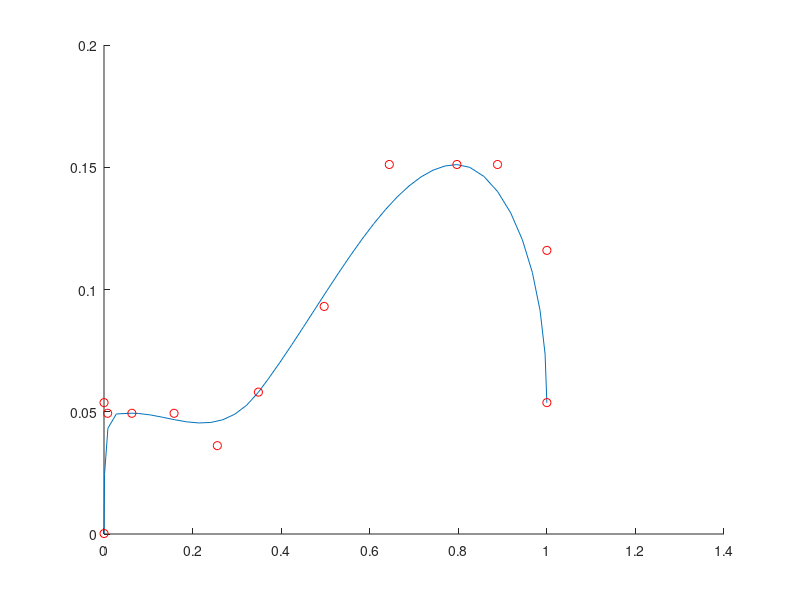

The MATLAB source for this figure:
clear all
close all

x = [1 ; 
0.9999815225601196 ; 
0.9999263286590576 ; 
0.9998347759246826 ; 
0.9997071623802185 ; 
0.9995437860488892 ; 
0.9993449449539185 ; 
0.9991110563278198 ; 
0.9988424181938171 ; 
0.9985393285751343 ; 
0.9982020854949951 ; 
0.9978310465812683 ; 
0.9974265694618225 ; 
0.9969888925552368 ; 
0.9965184330940247 ; 
0.9960154891014099 ; 
0.9954802989959717 ; 
0.9949133396148682 ; 
0.9943147897720337 ; 
0.9936850666999817 ; 
0.993024468421936 ; 
0.9923332929611206 ; 
0.991611897945404 ; 
0.990860641002655 ; 
0.9900797605514526 ; 
0.9892696142196655 ; 
0.9884305596351624 ; 
0.9875628352165222 ; 
0.9866669178009033 ; 
0.98574298620224 ; 
0.9847913980484009 ; 
0.9838125109672546 ; 
0.9828066825866699 ; 
0.9817741513252258 ; 
0.980715274810791 ; 
0.9796304106712341 ; 
0.978519856929779 ; 
0.9773839116096497 ; 
0.9762229323387146 ; 
0.9750372171401978 ; 
0.9738271236419678 ; 
0.9725929498672485 ; 
0.9713350534439087 ; 
0.9700537323951721 ; 
0.9687492847442627 ; 
0.9674221277236938 ; 
0.9660724401473999 ; 
0.9647006988525391 ; 
0.9633071422576904 ; 
0.9618920683860779 ; 
0.9604558944702148 ; 
0.9589988589286804 ; 
0.9575213193893433 ; 
0.956023633480072 ; 
0.9545060396194458 ; 
0.952968955039978 ; 
0.9514126777648926 ; 
0.9498374462127686 ; 
0.9482437372207642 ; 
0.9466317296028137 ; 
0.9450019001960754 ; 
0.9433544278144836 ; 
0.941689670085907 ; 
0.9400079846382141 ; 
0.9383097290992737 ; 
0.9365951418876648 ; 
0.9348646402359009 ; 
0.933118462562561 ; 
0.9313569664955139 ; 
0.9295805096626282 ; 
0.9277893900871277 ; 
0.9259838461875916 ; 
0.924164354801178 ; 
0.9223311543464661 ; 
0.9204846024513245 ; 
0.918624997138977 ; 
0.9167526364326477 ; 
0.9148679375648499 ; 
0.9129711389541626 ; 
0.9110625386238098 ; 
0.9091425538063049 ; 
0.9072114825248718 ; 
0.9052696228027344 ; 
0.9033173322677612 ; 
0.9013549089431763 ; 
0.8993826508522034 ; 
0.8974009156227112 ; 
0.8954100608825684 ; 
0.8934103846549988 ; 
0.8914021253585815 ; 
0.8893857598304749 ; 
0.8873615264892578 ; 
0.8853297233581543 ; 
0.883290708065033 ; 
0.8812448382377625 ; 
0.8791924118995667 ; 
0.8771337270736694 ; 
0.8750691413879395 ; 
0.8729989528656006 ; 
0.8709235191345215 ; 
0.868843138217926 ; 
0.8667581081390381 ; 
0.8646688461303711 ; 
0.8625755906105042 ; 
0.8604786992073059 ; 
0.8583784699440002 ; 
0.8562752604484558 ; 
0.8541693687438965 ; 
0.8520611524581909 ; 
0.849950909614563 ; 
0.8478389382362366 ; 
0.8457255959510803 ; 
0.8436112403869629 ; 
0.8414961695671082 ; 
0.83938068151474 ; 
0.8372650742530823 ; 
0.8351497650146484 ; 
0.8330349922180176 ; 
0.8309211730957031 ; 
0.8288084864616394 ; 
0.8266974091529846 ; 
0.8245881795883179 ; 
0.8224811553955078 ; 
0.8203766345977783 ; 
0.818274974822998 ; 
0.8161764740943909 ; 
0.8140814900398254 ; 
0.8119902610778809 ; 
0.8099032044410706 ; 
0.8078206181526184 ; 
0.8057428002357483 ; 
0.8036701083183289 ; 
0.801602840423584 ; 
0.7995413541793823 ; 
0.7974859476089478 ; 
0.7968000173568726 ; 0.7936785817146301 ; 
0.7905586957931519 ; 
0.7874403595924377 ; 
0.784323513507843 ; 
0.7812082171440125 ; 
0.7780944108963013 ; 
0.7749820351600647 ; 
0.7718712091445923 ; 
0.7687617540359497 ; 
0.7656537890434265 ; 
0.7625472545623779 ; 
0.7594420909881592 ; 
0.756338357925415 ; 
0.7532360553741455 ; 
0.750135064125061 ; 
0.7470354437828064 ; 
0.7439371943473816 ; 
0.7408402562141418 ; 
0.7377446293830872 ; 
0.7346503734588623 ; 
0.7315573692321777 ; 
0.7284656167030334 ; 
0.7253751158714294 ; 
0.7222859263420105 ; 
0.7191979289054871 ; 
0.7161111831665039 ; 
0.7130256295204163 ; 
0.7099413275718689 ; 
0.7068581581115723 ; 
0.7037761807441711 ; 
0.7006953358650208 ; 
0.6976156830787659 ; 
0.6945371031761169 ; 
0.6914596557617188 ; 
0.6883833408355713 ; 
0.6853080987930298 ; 
0.6822339296340942 ; 
0.6791608333587646 ; 
0.6760887503623962 ; 
0.6730177402496338 ; 
0.6699477434158325 ; 
0.6668787598609924 ; 
0.6638107299804688 ; 
0.6607437133789062 ; 
0.6576777100563049 ; 
0.6546126008033752 ; 
0.651548445224762 ; 
0.6484852433204651 ; 
0.6454229354858398 ; 
0.6423615217208862 ; 
0.6393010020256042 ; 
0.6362413763999939 ; 
0.6331825852394104 ; 
0.6301246285438538 ; 
0.627067506313324 ; 
0.624011218547821 ; 
0.620955765247345 ; 
0.617901086807251 ; 
0.6148471832275391 ; 
0.6117940545082092 ; 
0.6087416410446167 ; 
0.6056900024414062 ; 
0.6026390790939331 ; 
0.5995888710021973 ; 
0.596539318561554 ; 
0.593490481376648 ; 
0.5904423594474792 ; 
0.5873948335647583 ; 
0.5843479633331299 ; 
0.581301748752594 ; 
0.5782561302185059 ; 
0.5752111077308655 ; 
0.5721666812896729 ; 
0.569122850894928 ; 
0.5660795569419861 ; 
0.5630368590354919 ; 
0.559994637966156 ; 
0.556952953338623 ; 
0.5539118051528931 ; 
0.5508711338043213 ; 
0.5478309392929077 ; 
0.5447912216186523 ; 
0.5417519807815552 ; 
0.5387131571769714 ; 
0.5356747508049011 ; 
0.5326367616653442 ; 
0.5295991897583008 ; 
0.526561975479126 ; 
0.5235251784324646 ; 
0.5204886794090271 ; 
0.517452597618103 ; 
0.5144168138504028 ; 
0.5113813281059265 ; 
0.5083461999893188 ; 
0.5053113102912903 ; 
0.5022767186164856 ; 
0.4992424249649048 ; 
0.4962083697319031 ; 
0.4931745231151581 ; 
0.4901409447193146 ; 
0.4871075451374054 ; 
0.48407435417175293 ; 
0.4810413420200348 ; 
0.478008508682251 ; 
0.4749758243560791 ; 
0.47194328904151917 ; 
0.4689108729362488 ; 
0.46587857604026794 ; 
0.46284639835357666 ; 
0.45981431007385254 ; 
0.4567822813987732 ; 
0.453750342130661 ; 
0.4507184326648712 ; 
0.4476865530014038 ; 
0.4446547031402588 ; 
0.44162285327911377 ; 
0.43859103322029114 ; 
0.43555915355682373 ; 
0.4325272738933563 ; 
0.42949533462524414 ; 
0.4264633357524872 ; 
0.42343124747276306 ; 
0.42039909958839417 ; 
0.4173668324947357 ; 
0.4143344759941101 ; 
0.41130197048187256 ; 
0.40826934576034546 ; 
0.40523654222488403 ; 
0.40220358967781067 ; 
0.399170458316803 ; 
0.3961371183395386 ; 
0.39310359954833984 ; 
0.390069842338562 ; 
0.3870358467102051 ; 
0.38400158286094666 ; 
0.38096708059310913 ; 
0.3779323101043701 ; 
0.3748972415924072 ; 
0.37186187505722046 ; 
0.3688262104988098 ; 
0.3657901883125305 ; 
0.36275383830070496 ; 
0.35971713066101074 ; 
0.3566800355911255 ; 
0.3536425828933716 ; 
0.35060471296310425 ; 
0.34869998693466187 ; 0.3440813422203064 ; 
0.3394548296928406 ; 
0.33482062816619873 ; 
0.3301789462566376 ; 
0.3255299925804138 ; 
0.3208739459514618 ; 
0.3162110447883606 ; 
0.31154143810272217 ; 
0.3068653643131256 ; 
0.30218297243118286 ; 
0.2974945306777954 ; 
0.2928001880645752 ; 
0.2881001830101013 ; 
0.2833946943283081 ; 
0.2786839008331299 ; 
0.27396804094314575 ; 
0.26924726366996765 ; 
0.26452183723449707 ; 
0.25979188084602356 ; 
0.2550576627254486 ; 
0.25031936168670654 ; 
0.24557717144489288 ; 
0.24083128571510315 ; 
0.23608191311359406 ; 
0.23132924735546112 ; 
0.22657348215579987 ; 
0.2218148410320282 ; 
0.21705350279808044 ; 
0.21228967607021332 ; 
0.20752353966236115 ; 
0.20275533199310303 ; 
0.1979852169752121 ; 
0.19321340322494507 ; 
0.18844009935855865 ; 
0.18366549909114838 ; 
0.17888981103897095 ; 
0.1741132140159607 ; 
0.16933593153953552 ; 
0.16455814242362976 ; 
0.15978007018566132 ; 
0.15500187873840332 ; 
0.15022379159927368 ; 
0.1454460173845291 ; 
0.14066873490810394 ; 
0.13589215278625488 ; 
0.13111646473407745 ; 
0.12634187936782837 ; 
0.12156859040260315 ; 
0.11679679900407791 ; 
0.11202669888734818 ; 
0.10725849866867065 ; 
0.10249239951372147 ; 
0.09772858768701553 ; 
0.09296727180480957 ; 
0.0882086530327797 ; 
0.08345292508602142 ; 
0.07870028913021088 ; 
0.07395093888044357 ; 
0.06920509040355682 ; 
0.06446292996406555 ; 
0.06289999932050705 ; 0.06014522537589073 ; 
0.057470425963401794 ; 
0.05487446486949921 ; 
0.05235619843006134 ; 
0.049914490431547165 ; 
0.047548189759254456 ; 
0.04525616392493248 ; 
0.04303726181387901 ; 
0.04089035093784332 ; 
0.03881428763270378 ; 
0.03680792823433876 ; 
0.03487012907862663 ; 
0.03299975395202637 ; 
0.031195659190416336 ; 
0.02945670112967491 ; 
0.027781739830970764 ; 
0.026169635355472565 ; 
0.024619242176413536 ; 
0.023129422217607498 ; 
0.021699033677577972 ; 
0.02032693289220333 ; 
0.019011979922652245 ; 
0.017753032967448235 ; 
0.016548950225114822 ; 
0.01539858989417553 ; 
0.014300811104476452 ; 
0.013254471123218536 ; 
0.012258430011570454 ; 
0.01131154503673315 ; 
0.010412675328552723 ; 
0.009560678154230118 ; 
0.008754412643611431 ; 
0.007992737926542759 ; 
0.007274512201547623 ; 
0.006598592735826969 ; 
0.005963839590549469 ; 
0.005369109567254782 ; 
0.004813262261450291 ; 
0.004295155871659517 ; 
0.0038136488292366266 ; 
0.00336759933270514 ; 
0.002955865813419223 ; 
0.002577307168394327 ; 
0.002230781363323331 ; 
0.0019151469459757209 ; 
0.001629262580536306 ; 
0.0013719863491132855 ; 
0.0011421770323067904 ; 
0.0009386928286403418 ; 
0.0007603922858834267 ; 
0.0006061337771825492 ; 
0.000474775762995705 ; 
0.00036517673288471997 ; 
0.0002761950599960983 ; 
0.00020668920478783548 ; 
0.00015551759861409664 ; 
0.00012153868010500446 ; 
0.00010361089516663924 ; 
0.00009999999747378752 ];

y = [0.3555000126361847 ; 
0.3646688163280487 ; 
0.3737777769565582 ; 
0.3828267455101013 ; 
0.3918156325817108 ; 
0.4007442891597748 ; 
0.4096125662326813 ; 
0.41842031478881836 ; 
0.42716747522354126 ; 
0.43585386872291565 ; 
0.444479376077652 ; 
0.4530438482761383 ; 
0.46154719591140747 ; 
0.46998924016952515 ; 
0.47836989164352417 ; 
0.4866890013217926 ; 
0.4949464201927185 ; 
0.5031420588493347 ; 
0.5112757682800293 ; 
0.5193473696708679 ; 
0.5273568034172058 ; 
0.5353039503097534 ; 
0.5431885719299316 ; 
0.5510106682777405 ; 
0.5587700605392456 ; 
0.5664665699005127 ; 
0.5741000771522522 ; 
0.5816705226898193 ; 
0.5891777276992798 ; 
0.596621572971344 ; 
0.6040018796920776 ; 
0.6113185882568359 ; 
0.6185715198516846 ; 
0.6257606148719788 ; 
0.6328856348991394 ; 
0.6399465203285217 ; 
0.6469431519508362 ; 
0.6538753509521484 ; 
0.660742998123169 ; 
0.6675459742546082 ; 
0.6742841601371765 ; 
0.6809573769569397 ; 
0.6875655651092529 ; 
0.6941086053848267 ; 
0.7005862593650818 ; 
0.7069984674453735 ; 
0.7133451104164124 ; 
0.7196260094642639 ; 
0.7258411049842834 ; 
0.7319902181625366 ; 
0.7380731701850891 ; 
0.7440899610519409 ; 
0.7500402927398682 ; 
0.7559242248535156 ; 
0.7617414593696594 ; 
0.7674919366836548 ; 
0.7731755971908569 ; 
0.778792142868042 ; 
0.7843416333198547 ; 
0.7898237705230713 ; 
0.7952385544776917 ; 
0.8005857467651367 ; 
0.8058652877807617 ; 
0.8110769987106323 ; 
0.8162208199501038 ; 
0.8212965726852417 ; 
0.8263040781021118 ; 
0.8312433362007141 ; 
0.8361141085624695 ; 
0.8409162759780884 ; 
0.845649778842926 ; 
0.8503143787384033 ; 
0.8549100160598755 ; 
0.859436571598053 ; 
0.8638938665390015 ; 
0.8682818412780762 ; 
0.872600257396698 ; 
0.8768490552902222 ; 
0.8810281157493591 ; 
0.8851372599601746 ; 
0.8891764283180237 ; 
0.8931454420089722 ; 
0.8970441222190857 ; 
0.9008724689483643 ; 
0.904630184173584 ; 
0.9083173274993896 ; 
0.9119336009025574 ; 
0.9154789447784424 ; 
0.9189532399177551 ; 
0.922356367111206 ; 
0.9256881475448608 ; 
0.9289484620094299 ; 
0.9321371912956238 ; 
0.9352542161941528 ; 
0.9382993578910828 ; 
0.9412725567817688 ; 
0.9441736936569214 ; 
0.9470025300979614 ; 
0.9497590065002441 ; 
0.95244300365448 ; 
0.9550544023513794 ; 
0.9575929641723633 ; 
0.9600586891174316 ; 
0.9624513983726501 ; 
0.9647709727287292 ; 
0.9670172333717346 ; 
0.9691900610923767 ; 
0.9712893962860107 ; 
0.9733150601387024 ; 
0.9752668738365173 ; 
0.9771447777748108 ; 
0.9789486527442932 ; 
0.9806782603263855 ; 
0.9823336005210876 ; 
0.9839144945144653 ; 
0.9854207634925842 ; 
0.9868523478507996 ; 
0.988209068775177 ; 
0.989490807056427 ; 
0.99069744348526 ; 
0.9918288588523865 ; 
0.9928849339485168 ; 
0.9938654899597168 ; 
0.9947704076766968 ; 
0.9955995082855225 ; 
0.9963527917861938 ; 
0.9970300793647766 ; 
0.9976311326026917 ; 
0.998155951499939 ; 
0.9986043572425842 ; 
0.9989762306213379 ; 
0.9992714524269104 ; 
0.9994898438453674 ; 
0.9996312856674194 ; 
0.9996956586837769 ; 
0.9997000098228455 ; 0.9996466040611267 ; 
0.999487042427063 ; 
0.9992223381996155 ; 
0.9988535642623901 ; 
0.9983816742897034 ; 
0.9978077411651611 ; 
0.9971327781677246 ; 
0.996357798576355 ; 
0.9954838156700134 ; 
0.9945118427276611 ; 
0.9934428930282593 ; 
0.992277979850769 ; 
0.9910182356834412 ; 
0.9896644949913025 ; 
0.9882179498672485 ; 
0.9866794943809509 ; 
0.9850502610206604 ; 
0.9833311438560486 ; 
0.9815232753753662 ; 
0.9796276688575745 ; 
0.977645218372345 ; 
0.9755771160125732 ; 
0.9734242558479309 ; 
0.9711877107620239 ; 
0.9688684940338135 ; 
0.9664676189422607 ; 
0.9639860987663269 ; 
0.9614250063896179 ; 
0.9587852954864502 ; 
0.9560680389404297 ; 
0.9532741904258728 ; 
0.9504048824310303 ; 
0.9474610090255737 ; 
0.9444436430931091 ; 
0.9413538575172424 ; 
0.93819260597229 ; 
0.9349609017372131 ; 
0.9316598176956177 ; 
0.9282903671264648 ; 
0.924853503704071 ; 
0.921350359916687 ; 
0.9177818298339844 ; 
0.9141490459442139 ; 
0.9104529619216919 ; 
0.9066945910453796 ; 
0.9028750061988831 ; 
0.8989952206611633 ; 
0.8950562477111816 ; 
0.8910590410232544 ; 
0.8870046734809875 ; 
0.8828942179679871 ; 
0.8787286281585693 ; 
0.8745089173316956 ; 
0.8702361583709717 ; 
0.8659113645553589 ; 
0.8615354895591736 ; 
0.8571096062660217 ; 
0.8526347279548645 ; 
0.8481119275093079 ; 
0.8435420989990234 ; 
0.838926374912262 ; 
0.8342657685279846 ; 
0.8295612335205078 ; 
0.8248138427734375 ; 
0.8200245499610901 ; 
0.8151944875717163 ; 
0.8103246092796326 ; 
0.8054159283638 ; 
0.8004694581031799 ; 
0.7954862713813782 ; 
0.790467381477356 ; 
0.7854137420654297 ; 
0.7803264260292053 ; 
0.775206446647644 ; 
0.7700548768043518 ; 
0.7648726105690002 ; 
0.7596607804298401 ; 
0.7544203400611877 ; 
0.7491523623466492 ; 
0.7438578009605408 ; 
0.7385377883911133 ; 
0.7331932187080383 ; 
0.7278251647949219 ; 
0.7224346995353699 ; 
0.7170227766036987 ; 
0.7115904092788696 ; 
0.7061386704444885 ; 
0.7006685733795166 ; 
0.6951810717582703 ; 
0.6896772384643555 ; 
0.6841581463813782 ; 
0.67862468957901 ; 
0.6730780005455017 ; 
0.6675190329551697 ; 
0.6619488596916199 ; 
0.6563684344291687 ; 
0.6507788896560669 ; 
0.6451811194419861 ; 
0.6395761966705322 ; 
0.6339651346206665 ; 
0.6283490061759949 ; 
0.6227287650108337 ; 
0.6171054244041443 ; 
0.6114800572395325 ; 
0.6058536767959595 ; 
0.6002272963523865 ; 
0.5946019291877747 ; 
0.5889785289764404 ; 
0.5833582878112793 ; 
0.5777420401573181 ; 
0.5721309185028076 ; 
0.566525936126709 ; 
0.5609280467033386 ; 
0.5553383231163025 ; 
0.5497577786445618 ; 
0.5441874265670776 ; 
0.538628339767456 ; 
0.5330814719200134 ; 
0.5275478363037109 ; 
0.5220285058021545 ; 
0.5165244936943054 ; 
0.51103675365448 ; 
0.5055663585662842 ; 
0.500114381313324 ; 
0.4946817457675934 ; 
0.48926952481269836 ; 
0.4838787317276001 ; 
0.47851037979125977 ; 
0.47316548228263855 ; 
0.46784508228302 ; 
0.46255019307136536 ; 
0.45728182792663574 ; 
0.45204100012779236 ; 
0.4468287527561188 ; 
0.44164609909057617 ; 
0.43649405241012573 ; 
0.43137362599372864 ; 
0.42628586292266846 ; 
0.421231746673584 ; 
0.4162123501300812 ; 
0.41122865676879883 ; 
0.4062816798686981 ; 
0.401372492313385 ; 
0.3965020477771759 ; 
0.39167141914367676 ; 
0.38688158988952637 ; 
0.383899986743927 ; 0.376884788274765 ; 
0.3702440857887268 ; 
0.36396917700767517 ; 
0.3580513000488281 ; 
0.3524817228317261 ; 
0.34725168347358704 ; 
0.3423524498939514 ; 
0.33777523040771484 ; 
0.3335113525390625 ; 
0.3295519948005676 ; 
0.3258884847164154 ; 
0.3225120007991791 ; 
0.31941384077072144 ; 
0.3165852725505829 ; 
0.31401750445365906 ; 
0.31170183420181274 ; 
0.3096294701099396 ; 
0.30779168009757996 ; 
0.3061797618865967 ; 
0.304784893989563 ; 
0.30359840393066406 ; 
0.30261147022247314 ; 
0.3018154203891754 ; 
0.3012014627456665 ; 
0.30076083540916443 ; 
0.30048486590385437 ; 
0.3003647029399872 ; 
0.30039170384407043 ; 
0.30055704712867737 ; 
0.3008520305156708 ; 
0.3012678623199463 ; 
0.3017958402633667 ; 
0.30242720246315 ; 
0.30315321683883667 ; 
0.30396509170532227 ; 
0.3048541247844696 ; 
0.3058115541934967 ; 
0.3068286180496216 ; 
0.30789658427238464 ; 
0.3090067207813263 ; 
0.31015026569366455 ; 
0.31131845712661743 ; 
0.31250259280204773 ; 
0.3136938810348511 ; 
0.31488358974456787 ; 
0.31606295704841614 ; 
0.31722328066825867 ; 
0.3183557689189911 ; 
0.3194517195224762 ; 
0.3205023407936096 ; 
0.32149890065193176 ; 
0.32243266701698303 ; 
0.32329487800598145 ; 
0.324076771736145 ; 
0.32476964592933655 ; 
0.32536473870277405 ; 
0.32585325837135315 ; 
0.32622653245925903 ; 
0.32647573947906494 ; 
0.32659220695495605 ; 
0.32659998536109924 ; 0.3263218402862549 ; 
0.32550716400146484 ; 
0.324185848236084 ; 
0.32238760590553284 ; 
0.3201422691345215 ; 
0.31747961044311523 ; 
0.31442946195602417 ; 
0.3110215663909912 ; 
0.30728575587272644 ; 
0.30325180292129517 ; 
0.2989495098590851 ; 
0.2944086790084839 ; 
0.2896590828895569 ; 
0.28473055362701416 ; 
0.27965283393859863 ; 
0.274455726146698 ; 
0.26916906237602234 ; 
0.2638225853443146 ; 
0.2584461271762848 ; 
0.2530694603919983 ; 
0.24772238731384277 ; 
0.24243469536304474 ; 
0.23723618686199188 ; 
0.2321566492319107 ; 
0.2272258698940277 ; 
0.2224736511707306 ; 
0.21792979538440704 ; 
0.21362407505512238 ; 
0.20958629250526428 ; 
0.20584623515605927 ; 
0.20243370532989502 ; 
0.19937850534915924 ; 
0.19671040773391724 ; 
0.1944592148065567 ; 
0.19265471398830414 ; 
0.19132670760154724 ; 
0.1905049830675125 ; 
0.19021934270858765 ; 
0.19049957394599915 ; 
0.1913754642009735 ; 
0.19287681579589844 ; 
0.19503341615200043 ; 
0.19787506759166718 ; 
0.201431542634964 ; 
0.20573265850543976 ; 
0.21080820262432098 ; 
0.21668794751167297 ; 
0.2234017252922058 ; 
0.2309792935848236 ; 
0.23945045471191406 ; 
0.24884501099586487 ; 
0.2591927647590637 ; 
0.2705234885215759 ; 
0.2828669548034668 ; 
0.2962530255317688 ; 
0.31071144342422485 ; 
0.32627198100090027 ; 
0.3429645001888275 ; 
0.3555000126361847 ];

coords = [1 ,  0.053700000047683716 ; 
0.9959959387779236 ,  0.07358825951814651 ; 
0.9847187399864197 ,  0.09136497974395752 ; 
0.9672710299491882 ,  0.10696368664503098 ; 
0.9447552561759949 ,  0.12031788378953934 ; 
0.9182740449905396 ,  0.13136108219623566 ; 
0.8889299035072327 ,  0.14002679288387299 ; 
0.8578253388404846 ,  0.14624853432178497 ; 
0.8260629177093506 ,  0.14995980262756348 ; 
0.7968000173568726 ,  0.15109999477863312 ; 0.7696983218193054 ,  0.1505044847726822 ; 
0.7427059412002563 ,  0.1487855315208435 ; 
0.7158140540122986 ,  0.14604446291923523 ; 
0.6890137791633606 ,  0.1423826515674591 ; 
0.6622961163520813 ,  0.1379014402627945 ; 
0.6356523036956787 ,  0.13270218670368195 ; 
0.6090733408927917 ,  0.126886248588562 ; 
0.5825503468513489 ,  0.12055495381355286 ; 
0.5560745000839233 ,  0.11380966752767563 ; 
0.5296368598937988 ,  0.10675174742937088 ; 
0.503228485584259 ,  0.09948254376649857 ; 
0.4768405258655548 ,  0.09210339933633804 ; 
0.450464129447937 ,  0.08471566438674927 ; 
0.42409032583236694 ,  0.07742070406675339 ; 
0.39771023392677307 ,  0.07031986117362976 ; 
0.37131500244140625 ,  0.06351449340581894 ; 
0.34869998693466187 ,  0.057999998331069946 ; 0.3221356272697449 ,  0.052671633660793304 ; 
0.2953436076641083 ,  0.048998698592185974 ; 
0.26836147904396057 ,  0.04673198238015175 ; 
0.24122676253318787 ,  0.04562227055430412 ; 
0.2139769345521927 ,  0.04542034491896629 ; 
0.18664954602718353 ,  0.04587699472904205 ; 
0.15928207337856293 ,  0.0467430017888546 ; 
0.13191203773021698 ,  0.04776914790272713 ; 
0.1045769527554512 ,  0.04870622605085373 ; 
0.0773143321275711 ,  0.0493050143122673 ; 
0.06289999932050705 ,  0.049400001764297485 ; 0.027861183509230614 ,  0.04910668358206749 ; 
0.008830331265926361 ,  0.04324408993124962 ; 
0.0011738170869648457 ,  0.02433823235332966 ; 
0.00009999999747378752 ,  0.00019999999494757503 ];
    


displace = [-0.5124, -0.0278];
x_max = 0.5173;
y_max = 0.0782;

% x = x - (1 + displace(1))*ones(length(x),1);
% y = y - (1 + displace(2))*ones(length(y),1);

control_points = [0.00492, 0;
                0.00492, 0.03221;
                -0.05275, 0.05038;
                -0.10021, 0.05038;
                -0.17913, 0.05038;
                -0.25522, 0.02035;
                -0.33203, 0.00222;
                -0.38001, -0.00911;
                -0.43056, -0.00226;
                -0.47986, -0.00226;
                -0.50817, -0.00226;
                -0.51234, -0.02770;
                -0.51234, 0];
            

for i = 1:size(control_points, 1)
    control_points(i,:) = control_points(i,:) - displace;
end

control_points = [1/x_max*control_points(:,1), 1/x_max*control_points(:,2)];
% x = 1/x_max*x;
% y = 1/y_max*y;
            
figure, hold on
plot(coords(:,1), coords(:,2))
plot(control_points(:,1), control_points(:,2), 'or')
% plot(x, y, '--r')